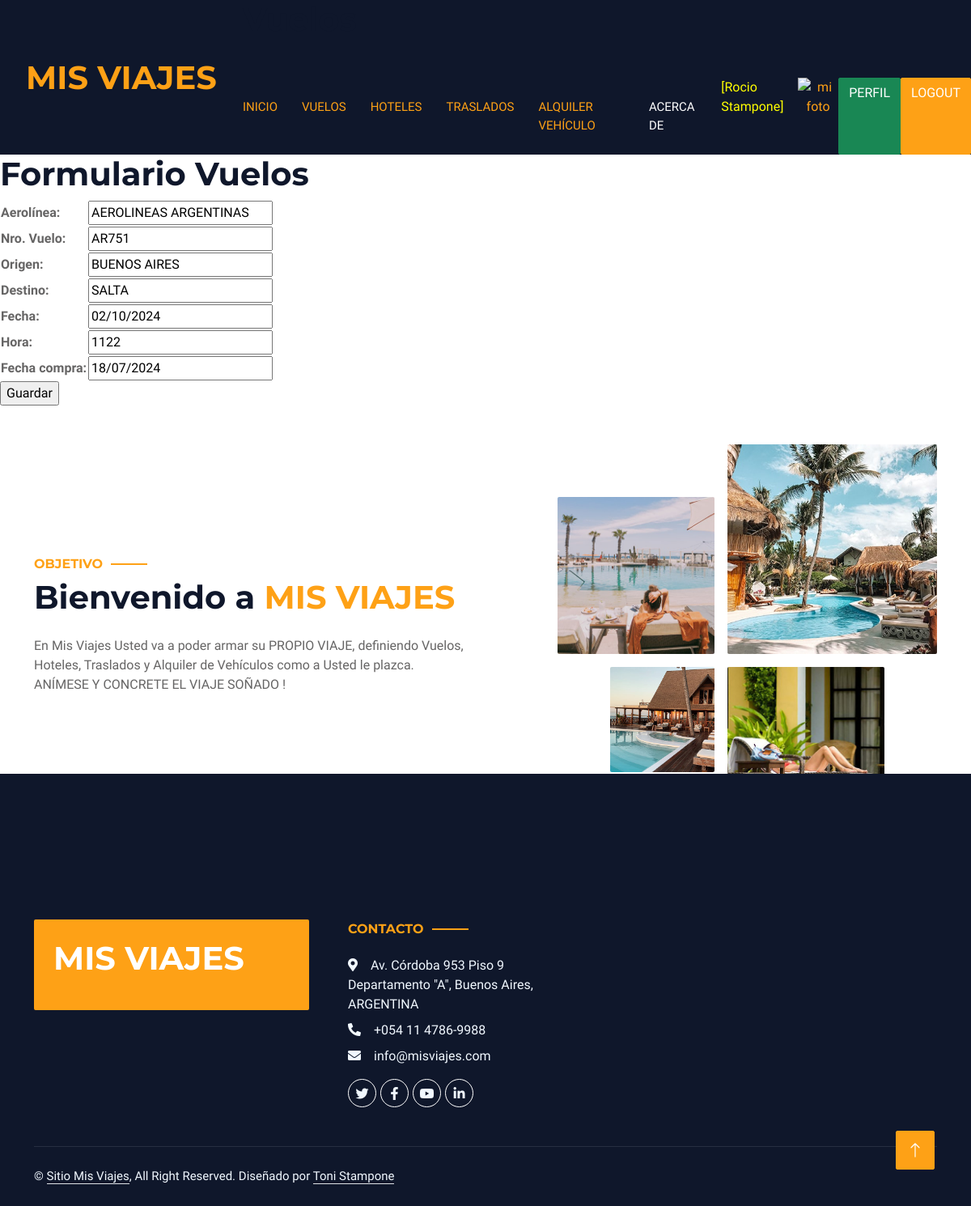
The page /vueloUpdate/1/ (signed in) on the database its author committed.
### misrubros/models.py (models this page shows, shortened)
class Vuelo(models.Model):
    nombre       = models.CharField(max_length=50)
    numero       = models.CharField(max_length=10)
    origen       = models.CharField(max_length=50)
    destino      = models.CharField(max_length=50)
    fecha        = models.DateField()
    hora         = models.CharField(max_length=4)
    fecha_compra = models.DateField()
    class Meta:
        ordering = ["nombre"]

### misrubros/views.py (the view)
# urls.py: path('vueloUpdate/<id_vuelo>/', vueloUpdate, name="vueloUpdate"),
@login_required
def vueloUpdate(request, id_vuelo):
    vuelo = Vuelo.objects.get(id=id_vuelo)
    if request.method == "POST":
        miForm = VueloForm(request.POST)
        if miForm.is_valid():
            vuelo.nombre       = miForm.cleaned_data.get("nombre")
            vuelo.numero       = miForm.cleaned_data.get("numero")
            vuelo.origen       = miForm.cleaned_data.get("origen")
            vuelo.destino      = miForm.cleaned_data.get("destino")
            vuelo.fecha        = miForm.cleaned_data.get("fecha")
            vuelo.hora         = miForm.cleaned_data.get("hora")
            vuelo.fecha_compra = miForm.cleaned_data.get("fecha_compra")
            vuelo.save()
            contexto = {"vuelos": Vuelo.objects.all() }
            return render(request, "misrubros/vuelos.html", contexto)
    else:
        miForm = VueloForm(initial={"nombre": vuelo.nombre, "numero": vuelo.numero, "origen": vuelo.origen,
                           "destino": vuelo.destino, "fecha": vuelo.fecha, "hora": vuelo.hora,
                           "fecha_compra": vuelo.fecha_compra})
    return render(request, "misrubros/vueloForm.html", {"form": miForm})

### misrubros/forms.py
class VueloForm(forms.Form):
    nombre       = forms.CharField(max_length=50, required=True, label="Aerolínea")
    numero       = forms.CharField(max_length=10, required=True, label="Nro. Vuelo")
    origen       = forms.CharField(max_length=50, required=True)
    destino      = forms.CharField(max_length=50, required=True)
    fecha        = forms.DateField(required=True)
    hora         = forms.CharField(max_length=4, required=True)
    fecha_compra = forms.DateField(required=True)

### misrubros/templates/misrubros/vueloForm.html (shortened to what this page needs)
{% extends "misrubros/index.html" %}
{% block titulo %}
<h1 class="mb-5">Vuelos</h1>
{% endblock titulo %}
{% block contenido %}
    <h1> Formulario Vuelos</h1>
    <form action="" method="post">
        <table>
            {{ form.as_table }}
        </table>
        <input type="submit" value="Guardar">
    </form>
{% endblock contenido %}

### misrubros/templates/misrubros/index.html (shortened to what this page needs)
<!DOCTYPE html>
<html lang="en">
<head>
    {% load static %}
    <link href="https://cdnjs.cloudflare.com/ajax/libs/font-awesome/5.10.0/css/all.min.css" rel="stylesheet">
    <link href="https://cdn.jsdelivr.net/npm/bootstrap-icons@1.4.1/font/bootstrap-icons.css" rel="stylesheet">
    <link href="{% static 'lib/animate/animate.min.css' %}" rel="stylesheet">
    <link href="{% static 'lib/owlcarousel/assets/owl.carousel.min.css' %}" rel="stylesheet">
    <link href="{% static 'lib/tempusdominus/css/tempusdominus-bootstrap-4.min.css' %}" rel="stylesheet" />
    <link href="{% static 'css/bootstrap.min.css' %}" rel="stylesheet">
    <link href="{% static 'css/style.css' %}" rel="stylesheet">
</head>
<body>
    <div class="container-xxl bg-white p-0">
        <div class="container-fluid bg-dark px-0">
            <div class="row gx-0">
                <div class="col-lg-3 bg-dark d-none d-lg-block">
                    <a href="index.html" class="navbar-brand w-100 h-100 m-0 p-0 d-flex align-items-center justify-content-center">
                        <h1 class="m-0 text-primary text-uppercase">Mis Viajes</h1>
                    </a>
                </div>
                <div class="col-lg-9">
                    <header id = "masthead">
                        <div class = "container">
                        {% block titulo %}
                        {% endblock titulo %}
                    <nav class="navbar navbar-expand-lg bg-dark navbar-dark p-3 p-lg-0">
                        <div class="collapse navbar-collapse justify-content-between" id="navbarCollapse">
                            <div class="navbar-nav mr-auto py-0">
                                <a href="{% url 'comenzar' %}" class="nav-item nav-link active">Inicio</a>
                        {% if user.is_authenticated %}
                                <a href="{% url 'vuelos' %}" class="nav-item nav-link active">Vuelos</a>
                                <a href="{% url 'hoteles' %}" class="nav-item nav-link active">Hoteles</a>
                                <a href="{% url 'traslados' %}" class="nav-item nav-link active">Traslados</a>
                                <a href="{% url 'alquilerautos' %}" class="nav-item nav-link active">Alquiler Vehículo</a>
                                <a href="{% url 'acerca' %}" class="nav-item nav-link">Acerca de</a>
                                <p style="color:yellow"> [{{user.first_name}} {{user.last_name}}]</p>
                                <div class="text-center">
                                    <a href="{% url 'agregar_avatar' %}"><img src="{{ request.session.avatar }}" height="40px" weight="40px" alt="mi foto"></a>
                                </div>
                                <a class="btn btn-success" href="{% url 'perfil' %}">Perfil</a>
                                <a class="btn btn-primary" href="{% url 'logout' %}">Logout</a>
                        {% else %}
                                <a class="btn btn-primary" href="{% url 'login' %}">Login</a>
                                <a class="btn btn-success" href="{% url 'registro' %}">Registrate</a>
                        {% endif %}
                            </div>
                        </div>
                    </nav>
                    </header>
                </div>
            </div>
        </div>
        {% block contenido %}
        {% endblock contenido %}
        <div class="container-xxl py-5">
            <div class="container">
                <div class="row g-5 align-items-center">
                    <div class="col-lg-6">
                        <h6 class="section-title text-start text-primary text-uppercase">Objetivo</h6>
                        <h1 class="mb-4">Bienvenido a <span class="text-primary text-uppercase">Mis Viajes</span></h1>
                        <p class="mb-4">En Mis Viajes Usted va a poder armar su PROPIO VIAJE, definiendo Vuelos, Hoteles, Traslados y Alquiler de Vehículos como a Usted le plazca. ANÍMESE Y CONCRETE EL VIAJE SOÑADO !</p>
                    </div>
                    <div class="col-lg-6">
                        <div class="row g-3">
                            <div class="col-6 text-end">
                                <img class="img-fluid rounded w-75 wow zoomIn" data-wow-delay="0.1s" src="{% static 'img/about-1.jpg' %}" style="margin-top: 25%;">
                            </div>
                            <div class="col-6 text-start">
                                <img class="img-fluid rounded w-100 wow zoomIn" data-wow-delay="0.3s" src="{% static 'img/about-2.jpg' %}">
                            </div>
                            <div class="col-6 text-end">
                                <img class="img-fluid rounded w-50 wow zoomIn" data-wow-delay="0.5s" src="{% static 'img/about-3.jpg' %}">
                            </div>
                            <div class="col-6 text-start">
                                <img class="img-fluid rounded w-75 wow zoomIn" data-wow-delay="0.7s" src="{% static 'img/about-4.jpg' %}">
                            </div>
                        </div>
                    </div>
                </div>
            </div>
        </div>
        <div class="container-fluid bg-dark text-light footer wow fadeIn" data-wow-delay="0.1s">
            <div class="container pb-5">
                <div class="row g-5">
                    <div class="col-md-6 col-lg-4">
                        <div class="bg-primary rounded p-4">
                            <a href="index.html"><h1 class="text-white text-uppercase mb-3">Mis Viajes</h1></a>
                        </div>
                    </div>
                    <div class="col-md-6 col-lg-3">
                        <h6 class="section-title text-start text-primary text-uppercase mb-4">Contacto</h6>
                        <p class="mb-2"><i class="fa fa-map-marker-alt me-3"></i>Av. Córdoba 953 Piso 9 Departamento "A", Buenos Aires, ARGENTINA</p>
                        <p class="mb-2"><i class="fa fa-phone-alt me-3"></i>+054 11 4786-9988</p>
                        <p class="mb-2"><i class="fa fa-envelope me-3"></i>info@misviajes.com</p>
                        <div class="d-flex pt-2">
                            <a class="btn btn-outline-light btn-social" href=""><i class="fab fa-twitter"></i></a>
                            <a class="btn btn-outline-light btn-social" href=""><i class="fab fa-facebook-f"></i></a>
                            <a class="btn btn-outline-light btn-social" href=""><i class="fab fa-youtube"></i></a>
                            <a class="btn btn-outline-light btn-social" href=""><i class="fab fa-linkedin-in"></i></a>
                        </div>
                    </div>
                </div>
            </div>
            <div class="container">
                <div class="copyright">
                    <div class="row">
                        <div class="col-md-6 text-center text-md-start mb-3 mb-md-0">
                            &copy; <a class="border-bottom" href="#">Sitio Mis Viajes</a>, All Right Reserved.
							Diseñado por <a class="border-bottom" href="https://htmlcodex.com">Toni Stampone</a>
                        </div>
                    </div>
                </div>
            </div>
        </div>
        <a href="#" class="btn btn-lg btn-primary btn-lg-square back-to-top"><i class="bi bi-arrow-up"></i></a>
    </div>
</body>
</html>

### misrubros/static/css/style.css (style rules this page uses)
:root { --primary: #FEA116; --light: #F1F8FF; --dark: #0F172B; }
.back-to-top { position: fixed; display: none; right: 45px; bottom: 45px; z-index: 99; }
.btn { font-weight: 500; text-transform: uppercase; transition: .5s; }
.btn.btn-primary, .btn.btn-secondary { color: #FFFFFF; }
.btn-lg-square { width: 48px; height: 48px; }
.btn-square, .btn-sm-square, .btn-lg-square { padding: 0; display: flex; align-items: center; justify-content: center; font-weight: normal; border-radius: 2px; }
.navbar-dark .navbar-nav .nav-link { margin-right: 30px; padding: 25px 0; color: #FFFFFF; font-size: 15px; text-transform: uppercase; outline: none; }
.navbar-dark .navbar-nav .nav-link:hover, .navbar-dark .navbar-nav .nav-link.active { color: var(--primary); }
.section-title { position: relative; display: inline-block; }
.section-title::before { position: absolute; content: ""; width: 45px; height: 2px; top: 50%; left: -55px; margin-top: -1px; background: var(--primary); }
.section-title::after { position: absolute; content: ""; width: 45px; height: 2px; top: 50%; right: -55px; margin-top: -1px; background: var(--primary); }
.section-title.text-start::before, .section-title.text-end::after { display: none; }
.footer { position: relative; margin-top: -110px; padding-top: 180px; }
.footer .btn.btn-social { margin-right: 5px; width: 35px; height: 35px; display: flex; align-items: center; justify-content: center; color: var(--light); border: 1px solid #FFFFFF; border-radius: 35px; transition: .3s; }
.footer .copyright { padding: 25px 0; font-size: 15px; border-top: 1px solid rgba(256, 256, 256, .1); }
.footer .copyright a { color: var(--light); }

### rows shown on the page
Vuelo: nombre "AEROLINEAS ARGENTINAS", numero "AR751", origen "BUENOS AIRES", destino "SALTA", fecha "02/10/2024", hora "1122", fecha_compra "18/07/2024"

### other values the page prints
{{ user.first_name }} "Rocio"
{{ user.last_name }} "Stampone"
